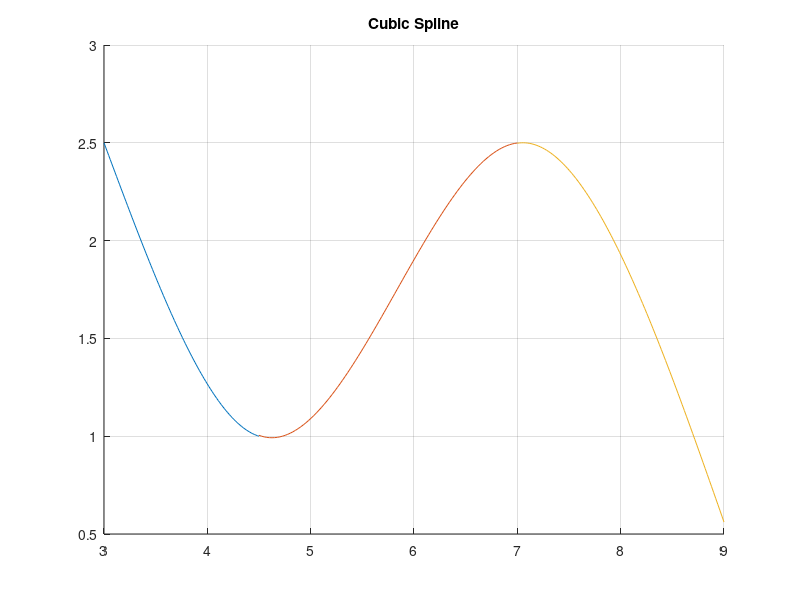

This figure's MATLAB source:
x = [3 4.5 7 9];
y = [2.5 1 2.5 0.5];
grid on;
hold on;
title('Cubic Spline');

n = length(x);
h = zeros(n-1,1);
for j = 1:n-1
h(j) = x(j+1) - x(j);
end

H = zeros(n);
H(1,1)= 1;
H(n,n) = 1;

for i = 2:n-1
H(i,i-1) = h(i-1);
H(i,i) = 2*(h(i-1)+h(i));
H(i,i+1) = h(i);
end

b = zeros(n,1);

for i = 2:n-1
b(i) = (3/h(i))*(y(i+1)-y(i)) - (3/h(i-1))*(y(i)-y(i-1));
end

cj = H\b;

bj = zeros(n-1,1);
for i = 1:n-1
bj(i) = (1/h(i))*(y(i+1)-y(i)) - (1/3*h(i))*(2*cj(i)+cj(i+1));
end

dj = zeros(n-1,1);
for i = 1:n-1
dj(i) = (1/(3*h(i))) * (cj(i+1)-cj(i));
end

P = zeros(n-1,4);
for i = 1:n-1
P(i,1) = dj(i);
P(i,2) = cj(i);
P(i,3) = bj(i);
P(i,4) = y(i);
end

for i = 1:n-1
f = @(x) y(i) + bj(i).*(x-x(i)) + cj(i).*(x-x(i)).^2 + dj(i).*(x-x(i)).^3;
xf = linspace(x(i),x(i+1));
plot(xf,f(xf));
end
